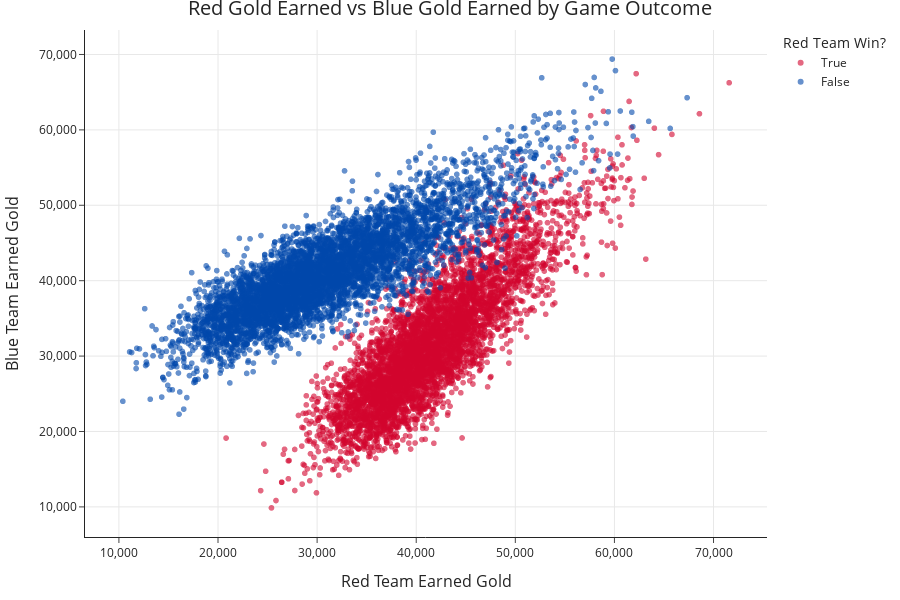

Here is the notebook cell this chart was saved with:
### Code cell
gold_stats = df.copy()
gold_stats = gold_stats[(gold_stats['datacompleteness'] == 'complete') & (gold_stats['position'] == 'team')][['gameid', 'earnedgold', 'side', 'result']]
gold_stats['red_win'] = ((gold_stats['result'] == 1) & ((gold_stats['side'] == 'Red')))
red_side_gold = gold_stats.loc[gold_stats['side'] == 'Red', ['gameid', 'earnedgold', 'red_win']]
blue_side_gold =  gold_stats.loc[gold_stats['side'] == 'Blue', ['gameid', 'earnedgold']]
gold_final = red_side_gold.merge(blue_side_gold, on='gameid', suffixes=('_red', '_blue'))

fig = px.scatter(
    gold_final,
    x='earnedgold_red',
    y='earnedgold_blue',
    color='red_win',
    color_discrete_map={True: '#D2042D', False: '#0047AB'},
    opacity=0.6,
    hover_data={
        'earnedgold_red': ':.0f',
        'earnedgold_blue': ':.0f',
        'red_win': True
    },
    labels={
        'earnedgold_red': 'Red Team Gold',
        'earnedgold_blue': 'Blue Team Gold',
        'red_win': 'Red Team Won'
    },
    title='Red Gold Earned vs Blue Gold Earned by Game Outcome'
)

fig.update_traces(marker=dict(size=6))

fig.update_layout(
    width=900,
    height=600,
    title_font_size=20,
    xaxis=dict(title='Red Team Earned Gold', tickformat=',', title_font_size=16),
    yaxis=dict(title='Blue Team Earned Gold', tickformat=',', title_font_size=16),
    legend_title_text='Red Team Win?',
    legend=dict(font=dict(size=12))
)

fig.show()

### Figure 1 — Plotly figure (JSON) as saved in the notebook; plotly's stock layout.template omitted (floating-point values rounded to 4 significant figures; data arrays with more than 128 entries replaced by an {"elided": "..."} marker saying what was removed)
{"data": [{"customdata": {"elided": "5082x1 bool values"}, "hovertemplate": "Red Team Won=%{customdata[0]}<br>Red Team Gold=%{x:.0f}<br>Blue Team Gold=%{y:.0f}<extra></extra>", "legendgroup": "True", "marker": {"color": "#D2042D", "opacity": 0.6, "size": 6, "symbol": "circle"}, "mode": "markers", "name": "True", "showlegend": true, "type": "scattergl", "x": {"elided": "5082 int values"}, "xaxis": "x", "y": {"elided": "5082 int values"}, "yaxis": "y"}, {"customdata": {"elided": "5574x1 bool values"}, "hovertemplate": "Red Team Won=%{customdata[0]}<br>Red Team Gold=%{x:.0f}<br>Blue Team Gold=%{y:.0f}<extra></extra>", "legendgroup": "False", "marker": {"color": "#0047AB", "opacity": 0.6, "size": 6, "symbol": "circle"}, "mode": "markers", "name": "False", "showlegend": true, "type": "scattergl", "x": {"elided": "5574 int values"}, "xaxis": "x", "y": {"elided": "5574 int values"}, "yaxis": "y"}], "layout": {"height": 600, "legend": {"font": {"size": 12}, "title": {"text": "Red Team Win?"}, "tracegroupgap": 0}, "title": {"font": {"size": 20}, "text": "Red Gold Earned vs Blue Gold Earned by Game Outcome"}, "width": 900, "xaxis": {"anchor": "y", "domain": [0, 1], "tickformat": ",", "title": {"font": {"size": 16}, "text": "Red Team Earned Gold"}}, "yaxis": {"anchor": "x", "domain": [0, 1], "tickformat": ",", "title": {"font": {"size": 16}, "text": "Blue Team Earned Gold"}}}}
